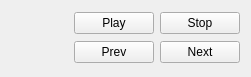
<ui version="4.0" >
 <class>PresentationCtrlWidget</class>
 <widget class="QWidget" name="PresentationCtrlWidget" >
  <property name="geometry" >
   <rect>
    <x>0</x>
    <y>0</y>
    <width>251</width>
    <height>77</height>
   </rect>
  </property>
  <property name="sizePolicy" >
   <sizepolicy vsizetype="Minimum" hsizetype="Minimum" >
    <horstretch>0</horstretch>
    <verstretch>0</verstretch>
   </sizepolicy>
  </property>
  <layout class="QHBoxLayout" name="horizontalLayout" >
   <item>
    <widget class="QLabel" name="m_slideLabel" >
     <property name="text" >
     </property>
    </widget>
   </item>
   <item>
    <layout class="QGridLayout" name="gridLayout" >
     <item row="0" column="0" >
      <widget class="QPushButton" name="m_playButton" >
       <property name="text" >
        <string>Play</string>
       </property>
      </widget>
     </item>
     <item row="0" column="1" >
      <widget class="QPushButton" name="m_stopButton" >
       <property name="text" >
        <string>Stop</string>
       </property>
      </widget>
     </item>
     <item row="1" column="0" >
      <widget class="QPushButton" name="m_prevButton" >
       <property name="text" >
        <string>Prev</string>
       </property>
      </widget>
     </item>
     <item row="1" column="1" >
      <widget class="QPushButton" name="m_nextButton" >
       <property name="text" >
        <string>Next</string>
       </property>
      </widget>
     </item>
    </layout>
   </item>
  </layout>
 </widget>
 <resources/>
 <connections/>
</ui>
